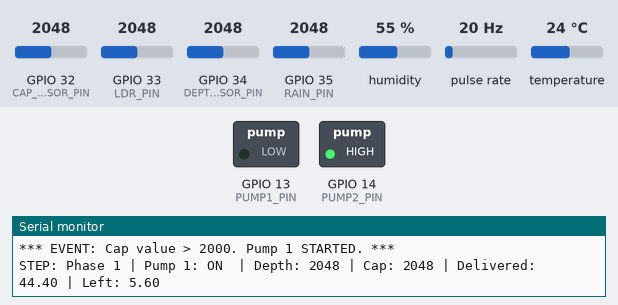
The sketch below on a simulated ESP32. Shown: switched loads named in the sketch (green lamp = pin HIGH), the last lines printed to the serial monitor. Wiring (inferred from the names in the program): pulse sensor: data GPIO 27. The inputs (shaded band) are chosen by the test bench; at power-on: GPIO 32 (CAP_SENSOR_PIN) = 2048, GPIO 33 (LDR_PIN) = 2048, GPIO 34 (DEPTH_SENSOR_PIN) = 2048, GPIO 35 (RAIN_PIN) = 2048, humidity 55 %, pulse rate 20 Hz, temperature 24 °C.

Above: at 1.2 s.
1.3 s: GPIO 32 (CAP_SENSOR_PIN) set to 1960
3.5 s: GPIO 32 (CAP_SENSOR_PIN) set to 2046
At 14.8 s:
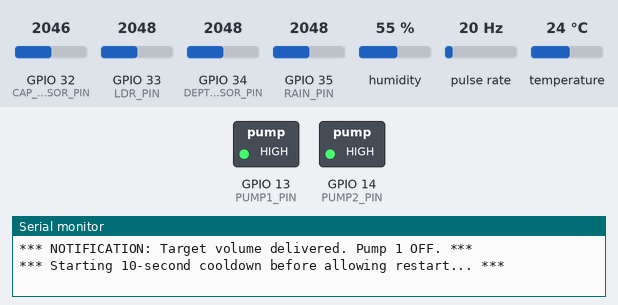
Timing chart, 0 to 16.3 s (numbered marks = the images above; inputs shaded):
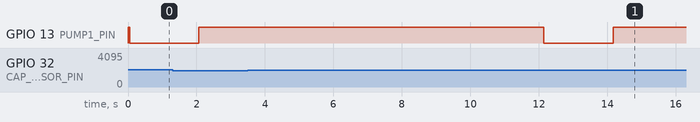

Measured:
- after the input at 3.5 s, GPIO 13 (PUMP1_PIN): HIGH → LOW after 8.6 s, → HIGH 2.0 s later

The sketch:

all_sensor_integration_final.ino
```cpp
#include <DHT.h> // *** NEW: Make sure you have the "DHT sensor library" by Adafruit installed in the IDE ***

// Define Pin Connections
const int PUMP1_PIN = 13;
const int PUMP2_PIN = 14;
const int DEPTH_SENSOR_PIN = 34;
const int CAP_SENSOR_PIN = 32;
const int FLOW_SENSOR_PIN = 27;

// *** NEW: Environmental Sensor Pins ***
#define DHTPIN 26
#define DHTTYPE DHT11
DHT dht(DHTPIN, DHTTYPE);

const int LDR_PIN = 33;
const int RAIN_PIN = 35;

// System State Variables
int currentPhase = 1;
bool pump1Running = false;        // Tracks if Pump 1 is currently active

// Volume Tracking Variables
float targetVolume = 50.0;         // *** CHANGED: Removed 'const' so we can increase it later ***
float currentVolume = 0.0;         // Tracks how much has been delivered so far
bool targetVolumeReached = false;  // Flag for when target is met

// Flow Sensor Interrupt Variables
volatile unsigned long pulseCount = 0;
float mlPerPulse = 2.22;

// Timers
unsigned long lastPrintTime = 0;
const unsigned long printInterval = 1000; // Print status every 1 second

// *** NEW: Timer for Environmental Sensors ***
unsigned long lastEnvPrintTime = 0;
const unsigned long envPrintInterval = 30000; // 30 seconds (in milliseconds)

// Timer for Pump 2
unsigned long pump2StartTime = 0;
const unsigned long pump2RunDuration = 18000; // 18 seconds (in milliseconds)

// Cooldown Timer for Pump 1
unsigned long volumeReachedTime = 0;
const unsigned long restartDelay = 10000; // 10 seconds cooldown between batches

// Interrupt Service Routine (ISR) for the Flow Sensor
void IRAM_ATTR countPulse() {
  pulseCount++;
}

// *** NEW: Helper function to read and print environmental sensors ***
void printEnvironmentSensors() {
  float h = dht.readHumidity();
  float t = dht.readTemperature();
  int ldrValue = analogRead(LDR_PIN);
  int rainValue = analogRead(RAIN_PIN);

  Serial.println("\n--- Environment Status ---");

  if (isnan(h) || isnan(t)) {
    Serial.println("Failed to read from DHT sensor! Check wiring.");
  } else {
    Serial.print("Temperature: "); Serial.print(t); Serial.print("°C | ");
    Serial.print("Humidity: "); Serial.print(h); Serial.println("%");
  }

  Serial.print("LDR Light Value: "); Serial.println(ldrValue);
  Serial.print("Rain Sensor Value: "); Serial.println(rainValue);
  Serial.print("Current Target Volume: "); Serial.println(targetVolume);
  Serial.println("--------------------------\n");
}

void setup() {
  Serial.begin(115200);

  Serial.println("\n=====================================");
  Serial.println("System Startup Initialized...");

  Serial.println("Step 1: Configuring Pins...");
  pinMode(PUMP1_PIN, OUTPUT);
  pinMode(PUMP2_PIN, OUTPUT);
  pinMode(DEPTH_SENSOR_PIN, INPUT);
  pinMode(CAP_SENSOR_PIN, INPUT);

  // Setup Flow Sensor Pin and attach the Interrupt
  pinMode(FLOW_SENSOR_PIN, INPUT_PULLUP);
  attachInterrupt(digitalPinToInterrupt(FLOW_SENSOR_PIN), countPulse, FALLING);

  // *** NEW: Initialize Environmental Sensors ***
  dht.begin();
  pinMode(LDR_PIN, INPUT);
  pinMode(RAIN_PIN, INPUT);

  // Forcing Pumps to Initial OFF State (Active-LOW: HIGH is OFF)
  Serial.println("Step 2: Forcing Pumps to Initial OFF State...");
  digitalWrite(PUMP1_PIN, HIGH);
  digitalWrite(PUMP2_PIN, HIGH);

  Serial.println("Startup Complete!");

  // *** NEW: Print sensors on startup ***
  printEnvironmentSensors();
  lastEnvPrintTime = millis(); // Initialize the 30-second timer

  Serial.println("Beginning Phase 1 -> Continuously monitoring Cap Sensor.");
  Serial.println("=====================================\n");
}

void loop() {
  // Continuously read sensors
  int depthValue = analogRead(DEPTH_SENSOR_PIN);
  int capValue = analogRead(CAP_SENSOR_PIN);
  unsigned long currentMillis = millis();

  // *** NEW: Print Environmental Sensors every 30 seconds continuously ***
  if (currentMillis - lastEnvPrintTime >= envPrintInterval) {
    printEnvironmentSensors();
    lastEnvPrintTime = currentMillis;
  }

  // --- PHASE 1: Managing Pump 1 & Monitoring ---
  if (currentPhase == 1) {

    // 1. URGENT CHECK: Emergency Stop (Depth <= 0)
    if (depthValue <= 0) {
      currentPhase = 2; // Move to Phase 2
      pump1Running = false;

      digitalWrite(PUMP1_PIN, HIGH); // Immediate OFF for Pump 1 (Active-LOW)
      digitalWrite(PUMP2_PIN, LOW);  // Immediate ON for Pump 2 (Active-LOW)

      pump2StartTime = millis();     // Record the exact time Pump 2 started

      Serial.println("\n*** URGENT NOTIFICATION: Depth reached 0! ***");
      Serial.println("Emergency Stop: Pump 1");
      Serial.println("Starting Pump 2...");
      Serial.println("Beginning Phase 2 -> Goal: Run Pump 2 for 18 seconds\n");
      return; // Skip the rest of this loop iteration to enforce immediate action
    }

    // 2. NORMAL SHUTOFF CHECK: Target Volume Reached
    if (pump1Running && !targetVolumeReached && (currentVolume >= targetVolume)) {
      pump1Running = false;
      targetVolumeReached = true;
      digitalWrite(PUMP1_PIN, HIGH); // Turn OFF Pump 1

      volumeReachedTime = millis();  // Record the time the batch finished

      Serial.println("\n*** NOTIFICATION: Target volume delivered. Pump 1 OFF. ***");
      Serial.println("*** Starting 10-second cooldown before allowing restart... ***\n");
    }

    // 3. COOLDOWN & RESET CHECK
    // If the pump is off and we are waiting after a finished batch
    if (!pump1Running && targetVolumeReached) {
      if (currentMillis - volumeReachedTime >= restartDelay) {
        targetVolumeReached = false; // Un-lock the start check
        currentVolume = 0.0;         // Reset the flow tracker
        pulseCount = 0;              // Reset the physical hardware pulse counter

        // *** MOVED: Cycle completed logic (Increases volume after irrigation finishes) ***
        targetVolume += 10.0;

        Serial.println("\n=====================================");
        Serial.println("Irrigation cycle completed successfully.");
        Serial.println("System ready for next batch.");
        Serial.println("=====================================\n");

        printEnvironmentSensors(); // Print the new target and sensor data
      }
    }

    // 4. CONTINUOUS START CHECK
    // If Pump 1 is OFF, instantly check if conditions are met to start it
    if (!pump1Running) {
      if (capValue > 2000 && !targetVolumeReached && depthValue > 0) {
        pump1Running = true;
        digitalWrite(PUMP1_PIN, LOW); // Turn ON Pump 1 (Active-LOW)
        Serial.println("\n*** EVENT: Cap value > 2000. Pump 1 STARTED. ***\n");
      }
    }

    // 5. REAL FLOW COUNTER & PRINT STATUS (Every 1 second)
    if (currentMillis - lastPrintTime >= printInterval) {

      // Calculate real volume based on hardware pulses
      currentVolume = pulseCount * mlPerPulse;

      float volumeLeft = targetVolume - currentVolume;
      if (volumeLeft < 0) volumeLeft = 0;

      // Print the updated status string
      Serial.print("STEP: Phase 1 | Pump 1: ");
      Serial.print(pump1Running ? "ON " : "OFF");
      Serial.print(" | Depth: ");
      Serial.print(depthValue);
      Serial.print(" | Cap: ");
      Serial.print(capValue);
      Serial.print(" | Delivered: ");
      Serial.print(currentVolume);
      Serial.print(" | Left: ");

      // Show "COOLDOWN" in the print instead of 0 if we are waiting
      if (!pump1Running && targetVolumeReached) {
        int cooldownLeft = (restartDelay - (currentMillis - volumeReachedTime)) / 1000;
        Serial.print("COOLDOWN (");
        Serial.print(cooldownLeft);
        Serial.println("s)");
      } else {
        Serial.println(volumeLeft);
      }

      lastPrintTime = currentMillis;
    }
  }

  // --- PHASE 2: Pump 2 running (Filling) ---
  else if (currentPhase == 2) {
    // Ensure Pump 1 stays OFF and Pump 2 stays ON
    digitalWrite(PUMP1_PIN, HIGH);
    digitalWrite(PUMP2_PIN, LOW);

    // Print status every 1 second
    if (currentMillis - lastPrintTime >= printInterval) {
      int secondsRemaining = (pump2RunDuration - (currentMillis - pump2StartTime)) / 1000;

      Serial.print("STEP: Phase 2 Active | Pump 1: OFF | Pump 2: ON  | Time Remaining: ");
      Serial.print(secondsRemaining);
      Serial.println("s");
      lastPrintTime = currentMillis;
    }

    // Check if 18 seconds have passed
    if (currentMillis - pump2StartTime >= pump2RunDuration) {
      Serial.println("\n*** EVENT: 18 seconds elapsed! ***");
      Serial.println("Shutting down Pump 2...");

      digitalWrite(PUMP1_PIN, HIGH);  // Ensure Pump 1 is OFF
      digitalWrite(PUMP2_PIN, HIGH);  // Turn OFF Pump 2

      // RESET SYSTEM FOR CONTINUOUS OPERATION
      currentPhase = 1;
      targetVolumeReached = false;
      currentVolume = 0.0;
      pulseCount = 0;

      Serial.println("\n=====================================");
      Serial.println("Refill phase completed.");
      Serial.println("System resetting to Phase 1...");
      Serial.println("=====================================\n");
    }
  }

  delay(50); // Small delay for overall loop stability
}
```
